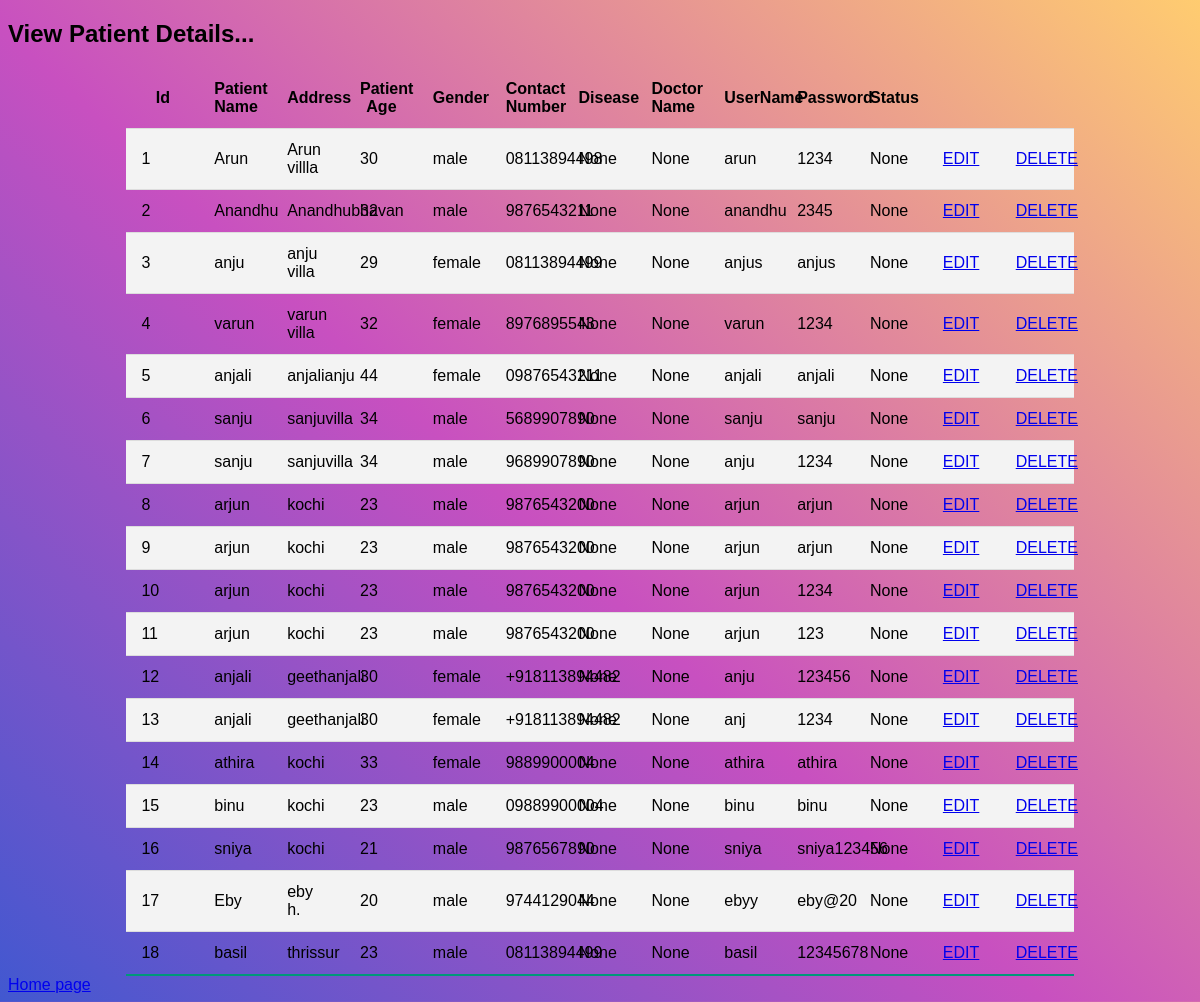
Page /viewpatient on the committed database.
### myapp/models.py (models this page shows, shortened)
class Patient(models.Model):
    patientname=models.CharField(max_length=150)
    address=models.CharField(max_length=150)
    age=models.CharField(max_length=100)
    gender=models.CharField(max_length=100)
    contactnum=models.CharField(max_length=100)
    disease=models.CharField(max_length=150,null=True,blank=True)
    doctorname=models.CharField(max_length=150,null=True,blank=True)
    username=models.CharField(max_length=150,null=True,blank=True)
    password=models.CharField(max_length=150,null=True,blank=True)
    status=models.CharField(max_length=150,null=True,blank=True)

### myapp/views.py (the view)
# urls.py: path('viewpatient',views.viewpatient,name='viewpatient'),
def viewpatient(request):
    result = Patient.objects.all()
    return render(request,'viewpatient.html', {'result': result})

### myapp/templates/viewpatient.html (shortened to what this page needs)
<!DOCTYPE html>
<html lang="en">
<head>
   <link rel="stylesheet" href="static/table.css">
</head>
<body>
<h2>View Patient Details...</h2>
<table>
    <tr>
        <th>Id</th>
        <th>Patient Name</th>
        <th>Address</th>
        <th>Patient Age</th>
        <th>Gender</th>
        <th>Contact Number</th>
        <th>Disease</th>
        <th>Doctor Name</th>
        <th>UserName</th>
        <th>Password</th>
        <th>Status</th>
    </tr>
    {% for result in result %}
    <tr>
        <td>{{ result.id }}</td>
        <td>{{ result.patientname }}</td>
        <td>{{ result.address }}</td>
        <td>{{ result.age }}</td>
        <td>{{ result.gender }}</td>
        <td>{{ result.contactnum }}</td>
        <td>{{ result.disease }}</td>
        <td>{{ result.doctorname }}</td>
        <td>{{ result.username }}</td>
        <td>{{ result.password }}</td>
        <td>{{ result.status }}</td>
        <td><a href="editpatient/{{result.id}}"> EDIT</a></td>
        <td><a href="deletepatient/{{result.id}}"> DELETE</a></td>
    </tr>
    {% endfor %}
</table>
</body>
<a href="/home">Home page</a>
</html>

### myapp/static/table.css (style rules this page uses)
table { border-collapse: collapse; margin: 0 auto; padding: 0; width: 50%; table-layout: fixed; }
th, td { padding: 10px 10px; }
tbody tr { border-bottom: 1px solid #dddddd; }
tbody tr:nth-of-type(even) { background-color: #f3f3f3; }
tbody tr:last-of-type { border-bottom: 2px solid #009879; }

### myapp/templates/viewpatient.html (style rules this page uses)
body { background-color: background-color: #4158D0; background-image: linear-gradient(43deg, #4158D0 0%, #C850C0 46%, #FFCC70 100%); font-family: 'Ubuntu', sans-serif; background-position:center center; }
table { border-collapse: collapse; margin: 0 auto; padding: 0; width: 80%; table-layout: fixed; }
th, td { padding: 12px 15px; }

### rows in the picture
Patient: id "1", patientname "Arun", address "Arun villla", age "30", gender "male", contactnum "08113894498", disease "None", doctorname "None", username "arun", password "1234", status "None"
Patient: id "2", patientname "Anandhu", address "Anandhubhavan", age "32", gender "male", contactnum "9876543211", disease "None", doctorname "None", username "anandhu", password "2345", status "None"
Patient: id "3", patientname "anju", address "anju villa", age "29", gender "female", contactnum "08113894499", disease "None", doctorname "None", username "anjus", password "anjus", status "None"
Patient: id "4", patientname "varun", address "varun villa", age "32", gender "female", contactnum "8976895543", disease "None", doctorname "None", username "varun", password "1234", status "None"
Patient: id "5", patientname "anjali", address "anjalianju", age "44", gender "female", contactnum "09876543211", disease "None", doctorname "None", username "anjali", password "anjali", status "None"
Patient: id "6", patientname "sanju", address "sanjuvilla", age "34", gender "male", contactnum "5689907890", disease "None", doctorname "None", username "sanju", password "sanju", status "None"
Patient: id "7", patientname "sanju", address "sanjuvilla", age "34", gender "male", contactnum "9689907890", disease "None", doctorname "None", username "anju", password "1234", status "None"
Patient: id "8", patientname "arjun", address "kochi", age "23", gender "male", contactnum "9876543200", disease "None", doctorname "None", username "arjun", password "arjun", status "None"
Patient: id "9", patientname "arjun", address "kochi", age "23", gender "male", contactnum "9876543200", disease "None", doctorname "None", username "arjun", password "arjun", status "None"
Patient: id "10", patientname "arjun", address "kochi", age "23", gender "male", contactnum "9876543200", disease "None", doctorname "None", username "arjun", password "1234", status "None"
Patient: id "11", patientname "arjun", address "kochi", age "23", gender "male", contactnum "9876543200", disease "None", doctorname "None", username "arjun", password "123", status "None"
Patient: id "12", patientname "anjali", address "geethanjali", age "30", gender "female", contactnum "+918113894482", disease "None", doctorname "None", username "anju", password "123456", status "None"
Patient: id "13", patientname "anjali", address "geethanjali", age "30", gender "female", contactnum "+918113894482", disease "None", doctorname "None", username "anj", password "1234", status "None"
Patient: id "14", patientname "athira", address "kochi", age "33", gender "female", contactnum "9889900004", disease "None", doctorname "None", username "athira", password "athira", status "None"
Patient: id "15", patientname "binu", address "kochi", age "23", gender "male", contactnum "09889900004", disease "None", doctorname "None", username "binu", password "binu", status "None"
Patient: id "16", patientname "sniya", address "kochi", age "21", gender "male", contactnum "9876567890", disease "None", doctorname "None", username "sniya", password "sniya123456", status "None"
Patient: id "17", patientname "Eby", address "eby h.", age "20", gender "male", contactnum "9744129044", disease "None", doctorname "None", username "ebyy", password "eby@20", status "None"
Patient: id "18", patientname "basil", address "thrissur", age "23", gender "male", contactnum "08113894499", disease "None", doctorname "None", username "basil", password "12345678", status "None"
